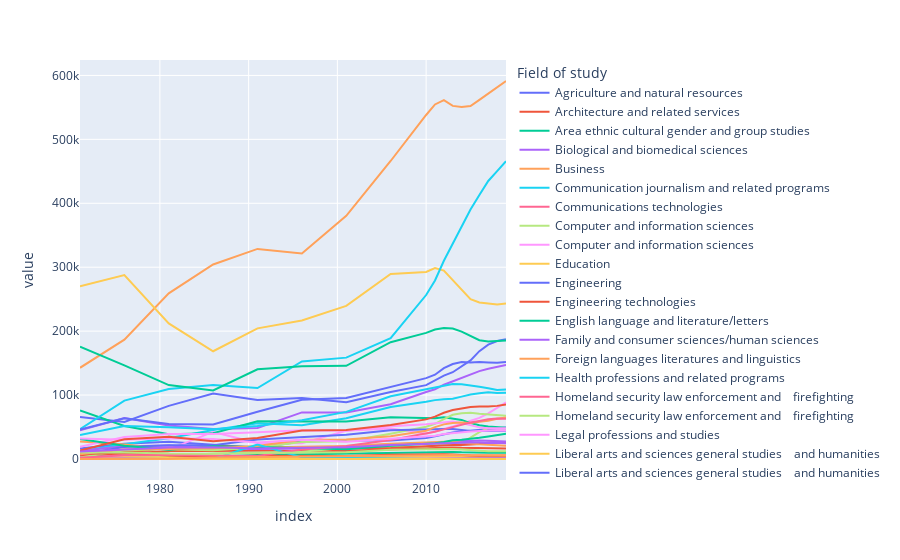

Here is the notebook cell this chart was saved with:
### Code cell
import plotly.express as px
fig = px.line(df)
fig.show()

### Figure 1 — Plotly figure (JSON) as saved in the notebook; plotly's stock layout.template omitted (floating-point values rounded to 4 significant figures)
{"data": [{"hovertemplate": "Field of study=Agriculture and natural resources<br>index=%{x}<br>value=%{y}<extra></extra>", "legendgroup": "Agriculture and natural resources", "line": {"color": "#636efa", "dash": "solid"}, "marker": {"symbol": "circle"}, "mode": "lines", "name": "Agriculture and natural resources", "orientation": "v", "showlegend": true, "type": "scatter", "x": [1971, 1976, 1981, 1986, 1991, 1996, 2001, 2006, 2010, 2011, 2012, 2013, 2014, 2015, 2016, 2017, 2018, 2019], "xaxis": "x", "y": [16215, 23670, 26956, 21782, 17604, 27235, 28769, 28899, 32707, 35642, 38695, 41339, 43076, 44265, 45223, 46138, 47780, 49359], "yaxis": "y"}, {"hovertemplate": "Field of study=Architecture and related services<br>index=%{x}<br>value=%{y}<extra></extra>", "legendgroup": "Architecture and related services", "line": {"color": "#EF553B", "dash": "solid"}, "marker": {"symbol": "circle"}, "mode": "lines", "name": "Architecture and related services", "orientation": "v", "showlegend": true, "type": "scatter", "x": [1971, 1976, 1981, 1986, 1991, 1996, 2001, 2006, 2010, 2011, 2012, 2013, 2014, 2015, 2016, 2017, 2018, 2019], "xaxis": "x", "y": [7311, 12443, 12701, 12452, 13406, 12486, 12935, 15459, 17541, 17824, 18430, 18099, 17444, 17368, 17061, 16753, 16005, 16372], "yaxis": "y"}, {"hovertemplate": "Field of study=Area ethnic cultural gender and group studies<br>index=%{x}<br>value=%{y}<extra></extra>", "legendgroup": "Area ethnic cultural gender and group studies", "line": {"color": "#00cc96", "dash": "solid"}, "marker": {"symbol": "circle"}, "mode": "lines", "name": "Area ethnic cultural gender and group studies", "orientation": "v", "showlegend": true, "type": "scatter", "x": [1971, 1976, 1981, 1986, 1991, 1996, 2001, 2006, 2010, 2011, 2012, 2013, 2014, 2015, 2016, 2017, 2018, 2019], "xaxis": "x", "y": [3754, 4756, 3850, 4092, 6168, 7468, 7931, 10184, 10648, 11146, 11477, 11038, 10455, 9942, 9930, 9786, 9727, 9684], "yaxis": "y"}, {"hovertemplate": "Field of study=Biological and biomedical sciences<br>index=%{x}<br>value=%{y}<extra></extra>", "legendgroup": "Biological and biomedical sciences", "line": {"color": "#ab63fa", "dash": "solid"}, "marker": {"symbol": "circle"}, "mode": "lines", "name": "Biological and biomedical sciences", "orientation": "v", "showlegend": true, "type": "scatter", "x": [1971, 1976, 1981, 1986, 1991, 1996, 2001, 2006, 2010, 2011, 2012, 2013, 2014, 2015, 2016, 2017, 2018, 2019], "xaxis": "x", "y": [44933, 63958, 52484, 46864, 48468, 72857, 72818, 85547, 104793, 109001, 116204, 121636, 126923, 132612, 137450, 141137, 144059, 147259], "yaxis": "y"}, {"hovertemplate": "Field of study=Business<br>index=%{x}<br>value=%{y}<extra></extra>", "legendgroup": "Business", "line": {"color": "#FFA15A", "dash": "solid"}, "marker": {"symbol": "circle"}, "mode": "lines", "name": "Business", "orientation": "v", "showlegend": true, "type": "scatter", "x": [1971, 1976, 1981, 1986, 1991, 1996, 2001, 2006, 2010, 2011, 2012, 2013, 2014, 2015, 2016, 2017, 2018, 2019], "xaxis": "x", "y": [142660, 186669, 259217, 304299, 328605, 321543, 380297, 466150, 538116, 554597, 561379, 552332, 550535, 552093, 561850, 571849, 581769, 591289], "yaxis": "y"}, {"hovertemplate": "Field of study=Communication journalism and related programs <br>index=%{x}<br>value=%{y}<extra></extra>", "legendgroup": "Communication journalism and related programs ", "line": {"color": "#19d3f3", "dash": "solid"}, "marker": {"symbol": "circle"}, "mode": "lines", "name": "Communication journalism and related programs ", "orientation": "v", "showlegend": true, "type": "scatter", "x": [1971, 1976, 1981, 1986, 1991, 1996, 2001, 2006, 2010, 2011, 2012, 2013, 2014, 2015, 2016, 2017, 2018, 2019], "xaxis": "x", "y": [12239, 23202, 32495, 45378, 56032, 52738, 63599, 81225, 89480, 92110, 93339, 94190, 97576, 100883, 102856, 104528, 103196, 103574], "yaxis": "y"}, {"hovertemplate": "Field of study=Communications technologies <br>index=%{x}<br>value=%{y}<extra></extra>", "legendgroup": "Communications technologies ", "line": {"color": "#FF6692", "dash": "solid"}, "marker": {"symbol": "circle"}, "mode": "lines", "name": "Communications technologies ", "orientation": "v", "showlegend": true, "type": "scatter", "x": [1971, 1976, 1981, 1986, 1991, 1996, 2001, 2006, 2010, 2011, 2012, 2013, 2014, 2015, 2016, 2017, 2018, 2019], "xaxis": "x", "y": [564, 1410, 2074, 1793, 1614, 1341, 1607, 3511, 5248, 5361, 5484, 5564, 5571, 5689, 5319, 5154, 4760, 4979], "yaxis": "y"}, {"hovertemplate": "Field of study=Computer and information sciences<br>index=%{x}<br>value=%{y}<extra></extra>", "legendgroup": "Computer and information sciences", "line": {"color": "#B6E880", "dash": "solid"}, "marker": {"symbol": "circle"}, "mode": "lines", "name": "Computer and information sciences", "orientation": "v", "showlegend": true, "type": "scatter", "x": [1971, 1976, 1981, 1986, 1991, 1996, 2001, 2006, 2010, 2011, 2012, 2013, 2014, 2015, 2016, 2017, 2018, 2019], "xaxis": "x", "y": [1716, 2847, 4470, 8414, 10000, 11448, 17679, 18611, 19554, 21104, 22623, 24616, 26496, 33473, 42119, 48535, 48485, 47891], "yaxis": "y"}, {"hovertemplate": "Field of study=Computer and information sciences <br>index=%{x}<br>value=%{y}<extra></extra>", "legendgroup": "Computer and information sciences ", "line": {"color": "#FF97FF", "dash": "solid"}, "marker": {"symbol": "circle"}, "mode": "lines", "name": "Computer and information sciences ", "orientation": "v", "showlegend": true, "type": "scatter", "x": [1971, 1976, 1981, 1986, 1991, 1996, 2001, 2006, 2010, 2011, 2012, 2013, 2014, 2015, 2016, 2017, 2018, 2019], "xaxis": "x", "y": [2388, 5652, 15121, 42337, 25159, 24506, 44142, 47702, 39593, 43066, 47406, 50961, 55271, 59586, 64402, 71416, 79597, 88633], "yaxis": "y"}, {"hovertemplate": "Field of study=Education<br>index=%{x}<br>value=%{y}<extra></extra>", "legendgroup": "Education", "line": {"color": "#FECB52", "dash": "solid"}, "marker": {"symbol": "circle"}, "mode": "lines", "name": "Education", "orientation": "v", "showlegend": true, "type": "scatter", "x": [1971, 1976, 1981, 1986, 1991, 1996, 2001, 2006, 2010, 2011, 2012, 2013, 2014, 2015, 2016, 2017, 2018, 2019], "xaxis": "x", "y": [270014, 287700, 212066, 168573, 204348, 216566, 239571, 289441, 292689, 298777, 294821, 279922, 264422, 249949, 244851, 243446, 241747, 243398], "yaxis": "y"}, {"hovertemplate": "Field of study=Engineering<br>index=%{x}<br>value=%{y}<extra></extra>", "legendgroup": "Engineering", "line": {"color": "#636efa", "dash": "solid"}, "marker": {"symbol": "circle"}, "mode": "lines", "name": "Engineering", "orientation": "v", "showlegend": true, "type": "scatter", "x": [1971, 1976, 1981, 1986, 1991, 1996, 2001, 2006, 2010, 2011, 2012, 2013, 2014, 2015, 2016, 2017, 2018, 2019], "xaxis": "x", "y": [65534, 58077, 83133, 102364, 92218, 95261, 88868, 104929, 115496, 123389, 130416, 135763, 144555, 154208, 168700, 178868, 184493, 187512], "yaxis": "y"}, {"hovertemplate": "Field of study=Engineering technologies<br>index=%{x}<br>value=%{y}<extra></extra>", "legendgroup": "Engineering technologies", "line": {"color": "#EF553B", "dash": "solid"}, "marker": {"symbol": "circle"}, "mode": "lines", "name": "Engineering technologies", "orientation": "v", "showlegend": true, "type": "scatter", "x": [1971, 1976, 1981, 1986, 1991, 1996, 2001, 2006, 2010, 2011, 2012, 2013, 2014, 2015, 2016, 2017, 2018, 2019], "xaxis": "x", "y": [5283, 8273, 12046, 20360, 18313, 17933, 16735, 17181, 20403, 21312, 22210, 22029, 21881, 22700, 23359, 25674, 26186, 26067], "yaxis": "y"}, {"hovertemplate": "Field of study=English language and literature/letters<br>index=%{x}<br>value=%{y}<extra></extra>", "legendgroup": "English language and literature/letters", "line": {"color": "#00cc96", "dash": "solid"}, "marker": {"symbol": "circle"}, "mode": "lines", "name": "English language and literature/letters", "orientation": "v", "showlegend": true, "type": "scatter", "x": [1971, 1976, 1981, 1986, 1991, 1996, 2001, 2006, 2010, 2011, 2012, 2013, 2014, 2015, 2016, 2017, 2018, 2019], "xaxis": "x", "y": [75909, 51565, 38704, 40313, 58904, 58980, 58662, 65193, 63765, 63573, 65130, 63533, 61151, 56197, 52780, 50905, 49597, 48826], "yaxis": "y"}, {"hovertemplate": "Field of study=Family and consumer sciences/human sciences<br>index=%{x}<br>value=%{y}<extra></extra>", "legendgroup": "Family and consumer sciences/human sciences", "line": {"color": "#ab63fa", "dash": "solid"}, "marker": {"symbol": "circle"}, "mode": "lines", "name": "Family and consumer sciences/human sciences", "orientation": "v", "showlegend": true, "type": "scatter", "x": [1971, 1976, 1981, 1986, 1991, 1996, 2001, 2006, 2010, 2011, 2012, 2013, 2014, 2015, 2016, 2017, 2018, 2019], "xaxis": "x", "y": [12742, 19766, 21187, 16165, 15690, 16440, 18613, 23098, 24720, 25676, 26921, 27536, 28106, 28067, 28991, 28692, 27939, 27534], "yaxis": "y"}, {"hovertemplate": "Field of study=Foreign languages literatures and linguistics<br>index=%{x}<br>value=%{y}<extra></extra>", "legendgroup": "Foreign languages literatures and linguistics", "line": {"color": "#FFA15A", "dash": "solid"}, "marker": {"symbol": "circle"}, "mode": "lines", "name": "Foreign languages literatures and linguistics", "orientation": "v", "showlegend": true, "type": "scatter", "x": [1971, 1976, 1981, 1986, 1991, 1996, 2001, 2006, 2010, 2011, 2012, 2013, 2014, 2015, 2016, 2017, 2018, 2019], "xaxis": "x", "y": [27552, 22745, 15503, 15008, 17875, 19295, 20241, 24006, 26354, 26590, 26814, 26659, 25044, 24302, 23121, 22082, 21431, 20883], "yaxis": "y"}, {"hovertemplate": "Field of study=Health professions and related programs <br>index=%{x}<br>value=%{y}<extra></extra>", "legendgroup": "Health professions and related programs ", "line": {"color": "#19d3f3", "dash": "solid"}, "marker": {"symbol": "circle"}, "mode": "lines", "name": "Health professions and related programs ", "orientation": "v", "showlegend": true, "type": "scatter", "x": [1971, 1976, 1981, 1986, 1991, 1996, 2001, 2006, 2010, 2011, 2012, 2013, 2014, 2015, 2016, 2017, 2018, 2019], "xaxis": "x", "y": [46541, 91316, 109436, 115834, 111071, 152685, 158575, 189142, 256485, 279255, 310127, 336274, 363640, 390284, 412944, 434914, 450262, 465819], "yaxis": "y"}, {"hovertemplate": "Field of study=Homeland security law enforcement and\n   firefighting<br>index=%{x}<br>value=%{y}<extra></extra>", "legendgroup": "Homeland security law enforcement and\n   firefighting", "line": {"color": "#FF6692", "dash": "solid"}, "marker": {"symbol": "circle"}, "mode": "lines", "name": "Homeland security law enforcement and\n   firefighting", "orientation": "v", "showlegend": true, "type": "scatter", "x": [1971, 1976, 1981, 1986, 1991, 1996, 2001, 2006, 2010, 2011, 2012, 2013, 2014, 2015, 2016, 2017, 2018, 2019], "xaxis": "x", "y": [1, 9, 21, 21, 28, 38, 44, 80, 106, 131, 117, 147, 152, 193, 205, 177, 150, 250], "yaxis": "y"}, {"hovertemplate": "Field of study=Homeland security law enforcement and\n   firefighting <br>index=%{x}<br>value=%{y}<extra></extra>", "legendgroup": "Homeland security law enforcement and\n   firefighting ", "line": {"color": "#B6E880", "dash": "solid"}, "marker": {"symbol": "circle"}, "mode": "lines", "name": "Homeland security law enforcement and\n   firefighting ", "orientation": "v", "showlegend": true, "type": "scatter", "x": [1971, 1976, 1981, 1986, 1991, 1996, 2001, 2006, 2010, 2011, 2012, 2013, 2014, 2015, 2016, 2017, 2018, 2019], "xaxis": "x", "y": [2239, 13704, 15245, 13778, 17914, 26622, 27725, 39596, 50330, 55033, 62511, 69132, 71726, 72366, 70934, 69762, 68414, 67642], "yaxis": "y"}, {"hovertemplate": "Field of study=Legal professions and studies<br>index=%{x}<br>value=%{y}<extra></extra>", "legendgroup": "Legal professions and studies", "line": {"color": "#FF97FF", "dash": "solid"}, "marker": {"symbol": "circle"}, "mode": "lines", "name": "Legal professions and studies", "orientation": "v", "showlegend": true, "type": "scatter", "x": [1971, 1976, 1981, 1986, 1991, 1996, 2001, 2006, 2010, 2011, 2012, 2013, 2014, 2015, 2016, 2017, 2018, 2019], "xaxis": "x", "y": [18941, 34342, 38999, 39045, 41919, 44793, 44010, 51324, 54280, 55757, 58045, 58684, 56336, 52673, 49458, 48069, 47818, 48115], "yaxis": "y"}, {"hovertemplate": "Field of study=Liberal arts and sciences general studies\n   and humanities<br>index=%{x}<br>value=%{y}<extra></extra>", "legendgroup": "Liberal arts and sciences general studies\n   and humanities", "line": {"color": "#FECB52", "dash": "solid"}, "marker": {"symbol": "circle"}, "mode": "lines", "name": "Liberal arts and sciences general studies\n   and humanities", "orientation": "v", "showlegend": true, "type": "scatter", "x": [1971, 1976, 1981, 1986, 1991, 1996, 2001, 2006, 2010, 2011, 2012, 2013, 2014, 2015, 2016, 2017, 2018, 2019], "xaxis": "x", "y": [917, 2795, 2496, 1676, 2283, 2853, 3295, 3786, 3918, 4092, 3885, 3362, 3092, 2890, 2703, 2580, 2566, 2218], "yaxis": "y"}, {"hovertemplate": "Field of study=Liberal arts and sciences general studies\n   and humanities <br>index=%{x}<br>value=%{y}<extra></extra>", "legendgroup": "Liberal arts and sciences general studies\n   and humanities ", "line": {"color": "#636efa", "dash": "solid"}, "marker": {"symbol": "circle"}, "mode": "lines", "name": "Liberal arts and sciences general studies\n   and humanities ", "orientation": "v", "showlegend": true, "type": "scatter", "x": [1971, 1976, 1981, 1986, 1991, 1996, 2001, 2006, 2010, 2011, 2012, 2013, 2014, 2015, 2016, 2017, 2018, 2019], "xaxis": "x", "y": [7481, 18855, 21643, 21336, 30526, 33997, 37962, 44898, 46963, 46717, 46961, 46790, 45281, 43649, 43669, 44103, 44262, 44222], "yaxis": "y"}, {"hovertemplate": "Field of study=Library science <br>index=%{x}<br>value=%{y}<extra></extra>", "legendgroup": "Library science ", "line": {"color": "#EF553B", "dash": "solid"}, "marker": {"symbol": "circle"}, "mode": "lines", "name": "Library science ", "orientation": "v", "showlegend": true, "type": "scatter", "x": [1971, 1976, 1981, 1986, 1991, 1996, 2001, 2006, 2010, 2011, 2012, 2013, 2014, 2015, 2016, 2017, 2018, 2019], "xaxis": "x", "y": [8053, 8951, 5305, 3781, 4909, 5210, 4837, 6568, 7597, 7875, 7598, 7135, 6019, 5402, 5065, 4984, 5088, 5302], "yaxis": "y"}, {"hovertemplate": "Field of study=Mathematics and statistics <br>index=%{x}<br>value=%{y}<extra></extra>", "legendgroup": "Mathematics and statistics ", "line": {"color": "#00cc96", "dash": "solid"}, "marker": {"symbol": "circle"}, "mode": "lines", "name": "Mathematics and statistics ", "orientation": "v", "showlegend": true, "type": "scatter", "x": [1971, 1976, 1981, 1986, 1991, 1996, 2001, 2006, 2010, 2011, 2012, 2013, 2014, 2015, 2016, 2017, 2018, 2019], "xaxis": "x", "y": [31191, 20697, 14373, 19995, 18920, 17522, 15377, 20782, 23264, 24634, 26756, 29229, 30123, 31244, 33084, 35082, 37706, 39529], "yaxis": "y"}, {"hovertemplate": "Field of study=Military technologies and applied sciences <br>index=%{x}<br>value=%{y}<extra></extra>", "legendgroup": "Military technologies and applied sciences ", "line": {"color": "#ab63fa", "dash": "solid"}, "marker": {"symbol": "circle"}, "mode": "lines", "name": "Military technologies and applied sciences ", "orientation": "v", "showlegend": true, "type": "scatter", "x": [1971, 1976, 1981, 1986, 1991, 1996, 2001, 2006, 2010, 2011, 2012, 2013, 2014, 2015, 2016, 2017, 2018, 2019], "xaxis": "x", "y": [359, 952, 85, 338, 183, 143, 21, 33, 56, 64, 115, 137, 214, 347, 510, 743, 1010, 1339], "yaxis": "y"}, {"hovertemplate": "Field of study=Multi/interdisciplinary studies <br>index=%{x}<br>value=%{y}<extra></extra>", "legendgroup": "Multi/interdisciplinary studies ", "line": {"color": "#FFA15A", "dash": "solid"}, "marker": {"symbol": "circle"}, "mode": "lines", "name": "Multi/interdisciplinary studies ", "orientation": "v", "showlegend": true, "type": "scatter", "x": [1971, 1976, 1981, 1986, 1991, 1996, 2001, 2006, 2010, 2011, 2012, 2013, 2014, 2015, 2016, 2017, 2018, 2019], "xaxis": "x", "y": [7349, 15148, 15578, 16975, 20159, 30147, 30403, 35579, 44295, 49895, 54190, 56341, 57281, 56496, 58236, 59749, 63054, 64919], "yaxis": "y"}, {"hovertemplate": "Field of study=Other and not classified<br>index=%{x}<br>value=%{y}<extra></extra>", "legendgroup": "Other and not classified", "line": {"color": "#19d3f3", "dash": "solid"}, "marker": {"symbol": "circle"}, "mode": "lines", "name": "Other and not classified", "orientation": "v", "showlegend": true, "type": "scatter", "x": [1971, 1976, 1981, 1986, 1991, 1996, 2001, 2006, 2010, 2011, 2012, 2013, 2014, 2015, 2016, 2017, 2018, 2019], "xaxis": "x", "y": [0, 0, 0, 0, 22528, 2543, 1374, 0, 0, 0, 0, 0, 0, 0, 0, 0, 0, 0], "yaxis": "y"}, {"hovertemplate": "Field of study=Parks recreation leisure and fitness studies<br>index=%{x}<br>value=%{y}<extra></extra>", "legendgroup": "Parks recreation leisure and fitness studies", "line": {"color": "#FF6692", "dash": "solid"}, "marker": {"symbol": "circle"}, "mode": "lines", "name": "Parks recreation leisure and fitness studies", "orientation": "v", "showlegend": true, "type": "scatter", "x": [1971, 1976, 1981, 1986, 1991, 1996, 2001, 2006, 2010, 2011, 2012, 2013, 2014, 2015, 2016, 2017, 2018, 2019], "xaxis": "x", "y": [1841, 5768, 6414, 5232, 4826, 14762, 20479, 29677, 39215, 42737, 46333, 50062, 53973, 56973, 59511, 62262, 63195, 62846], "yaxis": "y"}, {"hovertemplate": "Field of study=Philosophy and religious studies <br>index=%{x}<br>value=%{y}<extra></extra>", "legendgroup": "Philosophy and religious studies ", "line": {"color": "#B6E880", "dash": "solid"}, "marker": {"symbol": "circle"}, "mode": "lines", "name": "Philosophy and religious studies ", "orientation": "v", "showlegend": true, "type": "scatter", "x": [1971, 1976, 1981, 1986, 1991, 1996, 2001, 2006, 2010, 2011, 2012, 2013, 2014, 2015, 2016, 2017, 2018, 2019], "xaxis": "x", "y": [10030, 10361, 8418, 8069, 9358, 9454, 10703, 14297, 15215, 15473, 15426, 15520, 14792, 13745, 12661, 12156, 12064, 12009], "yaxis": "y"}, {"hovertemplate": "Field of study=Physical sciences and science technologies<br>index=%{x}<br>value=%{y}<extra></extra>", "legendgroup": "Physical sciences and science technologies", "line": {"color": "#FF97FF", "dash": "solid"}, "marker": {"symbol": "circle"}, "mode": "lines", "name": "Physical sciences and science technologies", "orientation": "v", "showlegend": true, "type": "scatter", "x": [1971, 1976, 1981, 1986, 1991, 1996, 2001, 2006, 2010, 2011, 2012, 2013, 2014, 2015, 2016, 2017, 2018, 2019], "xaxis": "x", "y": [32070, 30274, 32287, 31092, 25863, 30215, 27127, 31226, 34512, 36386, 38945, 40581, 42097, 42965, 43671, 44435, 44919, 44567], "yaxis": "y"}, {"hovertemplate": "Field of study=Precision production <br>index=%{x}<br>value=%{y}<extra></extra>", "legendgroup": "Precision production ", "line": {"color": "#FECB52", "dash": "solid"}, "marker": {"symbol": "circle"}, "mode": "lines", "name": "Precision production ", "orientation": "v", "showlegend": true, "type": "scatter", "x": [1971, 1976, 1981, 1986, 1991, 1996, 2001, 2006, 2010, 2011, 2012, 2013, 2014, 2015, 2016, 2017, 2018, 2019], "xaxis": "x", "y": [0, 0, 0, 2, 2, 20, 33, 64, 39, 48, 48, 45, 52, 52, 61, 46, 56, 59], "yaxis": "y"}, {"hovertemplate": "Field of study=Psychology<br>index=%{x}<br>value=%{y}<extra></extra>", "legendgroup": "Psychology", "line": {"color": "#636efa", "dash": "solid"}, "marker": {"symbol": "circle"}, "mode": "lines", "name": "Psychology", "orientation": "v", "showlegend": true, "type": "scatter", "x": [1971, 1976, 1981, 1986, 1991, 1996, 2001, 2006, 2010, 2011, 2012, 2013, 2014, 2015, 2016, 2017, 2018, 2019], "xaxis": "x", "y": [46048, 63602, 54867, 54066, 73936, 92709, 95275, 112828, 126518, 131819, 142087, 148559, 151872, 150928, 151632, 151100, 150629, 151885], "yaxis": "y"}, {"hovertemplate": "Field of study=Public administration and social services <br>index=%{x}<br>value=%{y}<extra></extra>", "legendgroup": "Public administration and social services ", "line": {"color": "#EF553B", "dash": "solid"}, "marker": {"symbol": "circle"}, "mode": "lines", "name": "Public administration and social services ", "orientation": "v", "showlegend": true, "type": "scatter", "x": [1971, 1976, 1981, 1986, 1991, 1996, 2001, 2006, 2010, 2011, 2012, 2013, 2014, 2015, 2016, 2017, 2018, 2019], "xaxis": "x", "y": [13425, 30941, 34872, 27961, 32685, 44577, 45289, 53182, 61999, 66264, 72322, 76520, 79038, 81435, 82253, 81938, 83094, 85354], "yaxis": "y"}, {"hovertemplate": "Field of study=Social sciences and history <br>index=%{x}<br>value=%{y}<extra></extra>", "legendgroup": "Social sciences and history ", "line": {"color": "#00cc96", "dash": "solid"}, "marker": {"symbol": "circle"}, "mode": "lines", "name": "Social sciences and history ", "orientation": "v", "showlegend": true, "type": "scatter", "x": [1971, 1976, 1981, 1986, 1991, 1996, 2001, 2006, 2010, 2011, 2012, 2013, 2014, 2015, 2016, 2017, 2018, 2019], "xaxis": "x", "y": [175523, 146506, 115580, 107359, 140352, 145251, 145757, 182750, 197254, 202644, 205022, 203968, 199353, 192332, 185778, 183807, 184522, 185473], "yaxis": "y"}, {"hovertemplate": "Field of study=Theology and religious vocations <br>index=%{x}<br>value=%{y}<extra></extra>", "legendgroup": "Theology and religious vocations ", "line": {"color": "#ab63fa", "dash": "solid"}, "marker": {"symbol": "circle"}, "mode": "lines", "name": "Theology and religious vocations ", "orientation": "v", "showlegend": true, "type": "scatter", "x": [1971, 1976, 1981, 1986, 1991, 1996, 2001, 2006, 2010, 2011, 2012, 2013, 2014, 2015, 2016, 2017, 2018, 2019], "xaxis": "x", "y": [11779, 15476, 18142, 18521, 16373, 17718, 18282, 21735, 23638, 24617, 25091, 25834, 25873, 25918, 25964, 25004, 25372, 24795], "yaxis": "y"}, {"hovertemplate": "Field of study=Transportation and materials moving<br>index=%{x}<br>value=%{y}<extra></extra>", "legendgroup": "Transportation and materials moving", "line": {"color": "#FFA15A", "dash": "solid"}, "marker": {"symbol": "circle"}, "mode": "lines", "name": "Transportation and materials moving", "orientation": "v", "showlegend": true, "type": "scatter", "x": [1971, 1976, 1981, 1986, 1991, 1996, 2001, 2006, 2010, 2011, 2012, 2013, 2014, 2015, 2016, 2017, 2018, 2019], "xaxis": "x", "y": [0, 225, 263, 2295, 3028, 4480, 4504, 6133, 6072, 6331, 6578, 6106, 5838, 5706, 5450, 5558, 5755, 5837], "yaxis": "y"}, {"hovertemplate": "Field of study=Visual and performing arts<br>index=%{x}<br>value=%{y}<extra></extra>", "legendgroup": "Visual and performing arts", "line": {"color": "#19d3f3", "dash": "solid"}, "marker": {"symbol": "circle"}, "mode": "lines", "name": "Visual and performing arts", "orientation": "v", "showlegend": true, "type": "scatter", "x": [1971, 1976, 1981, 1986, 1991, 1996, 2001, 2006, 2010, 2011, 2012, 2013, 2014, 2015, 2016, 2017, 2018, 2019], "xaxis": "x", "y": [37690, 51575, 49762, 46383, 51681, 60643, 73719, 98206, 108959, 111862, 114841, 117482, 117061, 115389, 112840, 110581, 107934, 108688], "yaxis": "y"}], "layout": {"legend": {"title": {"text": "Field of study"}, "tracegroupgap": 0}, "margin": {"t": 60}, "xaxis": {"anchor": "y", "domain": [0, 1], "title": {"text": "index"}}, "yaxis": {"anchor": "x", "domain": [0, 1], "title": {"text": "value"}}}}
